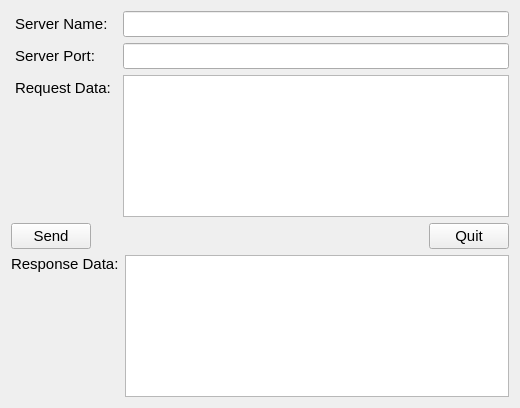
<?xml version="1.0" encoding="UTF-8"?>
<ui version="4.0">
 <class>QClient</class>
 <widget class="QWidget" name="QClient">
  <property name="geometry">
   <rect>
    <x>0</x>
    <y>0</y>
    <width>520</width>
    <height>408</height>
   </rect>
  </property>
  <property name="windowTitle">
   <string>Form</string>
  </property>
  <layout class="QVBoxLayout" name="verticalLayout_3">
   <item>
    <layout class="QHBoxLayout" name="horizontalLayout">
     <item>
      <widget class="QLabel" name="label_server_name">
       <property name="font">
        <font>
         <pointsize>11</pointsize>
        </font>
       </property>
       <property name="styleSheet">
        <string notr="true">QLabel{
	margin-right: 5px;
}</string>
       </property>
       <property name="text">
        <string>Server Name:</string>
       </property>
       <property name="textFormat">
        <enum>Qt::AutoText</enum>
       </property>
       <property name="margin">
        <number>0</number>
       </property>
      </widget>
     </item>
     <item>
      <widget class="QLineEdit" name="line_edit_server_name">
       <property name="font">
        <font>
         <pointsize>11</pointsize>
        </font>
       </property>
      </widget>
     </item>
    </layout>
   </item>
   <item>
    <layout class="QHBoxLayout" name="horizontalLayout_2">
     <item>
      <widget class="QLabel" name="label_server_port">
       <property name="font">
        <font>
         <pointsize>11</pointsize>
        </font>
       </property>
       <property name="styleSheet">
        <string notr="true">QLabel{
	margin-right: 18px;
}</string>
       </property>
       <property name="text">
        <string>Server Port:</string>
       </property>
       <property name="margin">
        <number>0</number>
       </property>
      </widget>
     </item>
     <item>
      <widget class="QLineEdit" name="line_edit_server_port">
       <property name="font">
        <font>
         <pointsize>11</pointsize>
        </font>
       </property>
       <property name="styleSheet">
        <string notr="true"/>
       </property>
      </widget>
     </item>
    </layout>
   </item>
   <item>
    <layout class="QVBoxLayout" name="verticalLayout_2">
     <item>
      <layout class="QVBoxLayout" name="verticalLayout">
       <item>
        <layout class="QHBoxLayout" name="horizontalLayout_3">
         <property name="leftMargin">
          <number>0</number>
         </property>
         <item>
          <widget class="QLabel" name="label_request_data">
           <property name="font">
            <font>
             <pointsize>11</pointsize>
            </font>
           </property>
           <property name="styleSheet">
            <string notr="true">QLabel{
	margin-right: 2px;
}</string>
           </property>
           <property name="frameShape">
            <enum>QFrame::NoFrame</enum>
           </property>
           <property name="lineWidth">
            <number>0</number>
           </property>
           <property name="text">
            <string>Request Data:</string>
           </property>
           <property name="alignment">
            <set>Qt::AlignLeading|Qt::AlignLeft|Qt::AlignTop</set>
           </property>
          </widget>
         </item>
         <item>
          <widget class="QPlainTextEdit" name="text_edit_request">
           <property name="font">
            <font>
             <pointsize>11</pointsize>
            </font>
           </property>
          </widget>
         </item>
        </layout>
       </item>
       <item>
        <layout class="QHBoxLayout" name="horizontalLayout_5">
         <item>
          <widget class="QPushButton" name="button_send">
           <property name="font">
            <font>
             <pointsize>11</pointsize>
            </font>
           </property>
           <property name="text">
            <string>Send</string>
           </property>
          </widget>
         </item>
         <item>
          <spacer name="horizontalSpacer">
           <property name="orientation">
            <enum>Qt::Horizontal</enum>
           </property>
           <property name="sizeHint" stdset="0">
            <size>
             <width>78</width>
             <height>17</height>
            </size>
           </property>
          </spacer>
         </item>
         <item>
          <widget class="QPushButton" name="button_quit">
           <property name="font">
            <font>
             <pointsize>11</pointsize>
            </font>
           </property>
           <property name="text">
            <string>Quit</string>
           </property>
          </widget>
         </item>
        </layout>
       </item>
      </layout>
     </item>
     <item>
      <spacer name="verticalSpacer">
       <property name="orientation">
        <enum>Qt::Vertical</enum>
       </property>
       <property name="sizeHint" stdset="0">
        <size>
         <width>20</width>
         <height>40</height>
        </size>
       </property>
      </spacer>
     </item>
     <item>
      <layout class="QHBoxLayout" name="horizontalLayout_4">
       <item>
        <widget class="QLabel" name="label_response_data">
         <property name="font">
          <font>
           <pointsize>11</pointsize>
          </font>
         </property>
         <property name="text">
          <string>Response Data:</string>
         </property>
         <property name="alignment">
          <set>Qt::AlignLeading|Qt::AlignLeft|Qt::AlignTop</set>
         </property>
        </widget>
       </item>
       <item>
        <widget class="QPlainTextEdit" name="text_edit_response">
         <property name="font">
          <font>
           <pointsize>11</pointsize>
          </font>
         </property>
        </widget>
       </item>
      </layout>
     </item>
    </layout>
   </item>
  </layout>
 </widget>
 <resources/>
 <connections/>
</ui>
